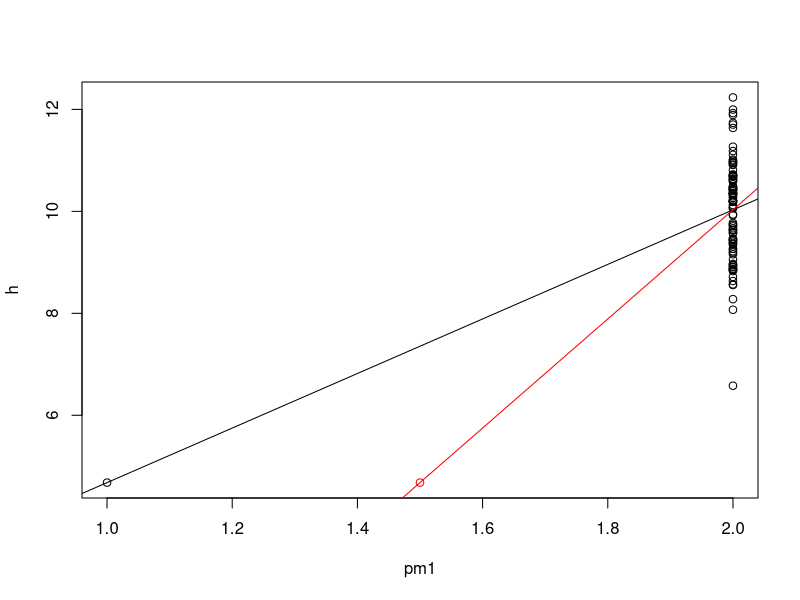

Reproduce this figure in R.
## ---- chunk 1
knitr::opts_chunk$set(echo = TRUE)
## ---- chunk 2
h <- c(rnorm(99,10,1),rnorm(1,5,1))

pm1 <- c(rep(2,99),1)
pm2 <- c(rep(2,99),1.5)

plot(h~pm1)
abline(lm(h~pm1))

points(h[100]~pm2[100], col = "red")
abline(lm(h~pm2), col = "red")
